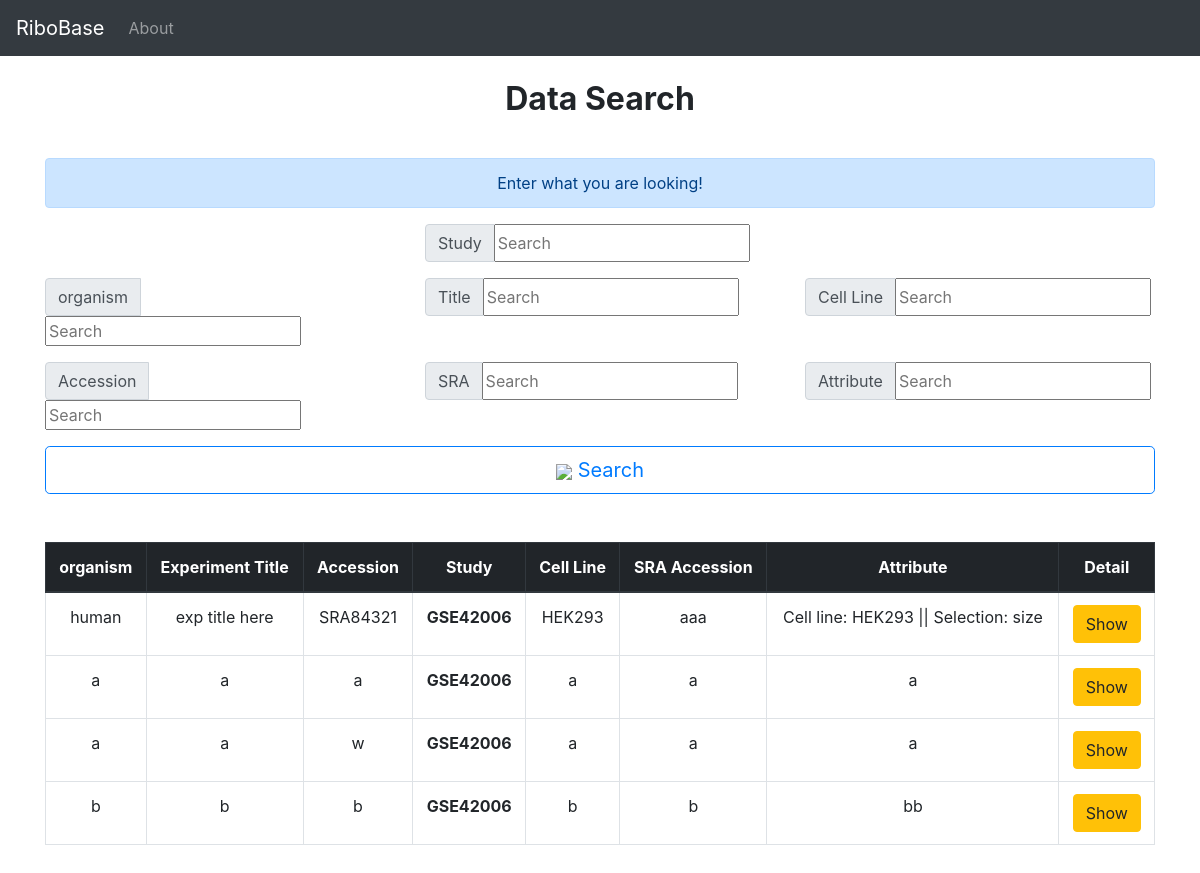
The page /DataSearch/ on the database its author committed.
### project/models.py (models this page shows, shortened)
class Experiment(models.Model):
    study = models.ForeignKey('Study',blank = False,on_delete = models.CASCADE,related_name="experiment")
    experiment_alias = models.CharField(max_length = 200,unique = True,blank = False)
    experiment_accession = models.CharField(max_length = 200,unique = True,blank = False)
    experiment_title = models.CharField(max_length = 200,blank = False)
    study_name = models.CharField(max_length = 200,blank = False)
    design_description = models.TextField(max_length = 200,blank = True)
    sample_accession = models.CharField(max_length = 200,blank = True)
    sample_attribute = models.TextField(max_length = 200,blank = True)
    library_strategy = models.CharField(max_length = 200,blank = True)
    library_layout = models.CharField(max_length = 200,blank = True)
    library_construction_protocol = models.TextField(max_length = 200,blank = True)
    platform = models.CharField(max_length = 200,blank = False)
    platform_parameters = models.CharField(max_length = 200,blank = False)
    xref_link = models.CharField(max_length = 200,blank = False)
    experiment_attribute = models.CharField(max_length = 200,blank = False)
    submission_accession = models.CharField(max_length = 200,blank = False)
    sradb_updated = models.CharField(max_length = 200,blank = False)
    organism = models.CharField(max_length = 200,blank = False)
    cell_line = models.CharField(max_length = 200,blank = False)
    experiment_file = models.FileField(blank = True,null = True)
    create_date = models.DateTimeField(auto_now_add = True)

class Study(models.Model):
    geo_accession = models.CharField( max_length = 50,unique = True,blank = False)
    study_accession = models.CharField(max_length = 50,unique = True,blank = False)
    study_title = models.CharField(max_length = 200,unique = False,blank = True)
    study_type = models.CharField(max_length = 100,unique = False,blank = True)
    study_abstract = models.TextField(blank = True)
    study_description = models.CharField(max_length = 200,unique = False,blank = True)
    xref_link = models.CharField(max_length = 200,unique = False,blank = True)
    submission_accession = models.CharField(max_length = 50,unique = False,blank = True)
    sradb_updated = models.CharField(max_length = 200,unique = False,blank = True)
    create_date = models.DateTimeField(auto_now_add = True)
    def __str__(self):
        return self.geo_accession

### project/views.py (the view)
# urls.py: path('DataSearch/',views.DataSearch,name="DataSearch"),
def DataSearch(request):
    keyword_Organism = request.GET.get("keyword_organism")
    keyword_Study = request.GET.get("keyword_study")
    keyword_Cell_line = request.GET.get("keyword_cell_line")
    keyword_Title = request.GET.get("keyword_experiment_title")
    keyword_Accession = request.GET.get("keyword_experiment_accession")
    keyword_sra = request.GET.get("keyword_sample_accession")
    keyword_Attribute = request.GET.get("keyword_experiment_attribute")
    if keyword_Organism:
        experiments = Experiment.objects.filter(organism__contains=keyword_Organism)
        return render(request,"DataSearch.html",{"experiments":experiments})
    if keyword_Study:
        study = Study.objects.get(geo_accession=keyword_Study)
        experiments = Experiment.objects.filter(study__geo_accession = study.geo_accession)
        return render(request,"DataSearch.html",{"experiments":experiments})
    if keyword_Cell_line:
        experiments = Experiment.objects.filter(cell_line__contains=keyword_Cell_line)
        return render(request,"DataSearch.html",{"experiments":experiments})
    if keyword_Title:
        experiments = Experiment.objects.filter(experiment_title__contains=keyword_Title)
        return render(request,"DataSearch.html",{"experiments":experiments})
    if keyword_Accession:
        experiments = Experiment.objects.filter(experiment_accession__contains=keyword_Accession)
        return render(request,"DataSearch.html",{"experiments":experiments})
    if keyword_sra:
        experiments = Experiment.objects.filter(sample_accession__contains=keyword_sra)
        return render(request,"DataSearch.html",{"experiments":experiments})
    if keyword_Attribute:
        experiments = Experiment.objects.filter(experiment_attribute__contains=keyword_Attribute)
        return render(request,"DataSearch.html",{"experiments":experiments})
    experiments_list = Experiment.objects.all()
    page = request.GET.get('page', 1)
    paginator = Paginator(experiments_list,50)
    try:
        experiments = paginator.page(page)
    except PageNotAnInteger:
        experiments = paginator.page(1)
    except EmptyPage:
        experiments = paginator.page(paginator.num_pages)
    return render(request,"DataSearch.html",{"experiments":experiments})

### templates/DataSearch.html (shortened to what this page needs)
{% extends "layout.html" %}
{% block body %}
<br>
<h2><center><p class="font-weight-bold">Data Search</p></center></h2>
<br>
<div class="alert alert-primary" role="alert">
  <center>Enter what you are looking!</center>
</div>
<form>
<div class="row">
  <div class="col-md-8 offset-md-4">
    <div class="input-group mb-3">
      <div class="input-group-prepend">
        <span class="input-group-text" id="inputGroup-sizing-default">Study</span>
      </div>
      <input type="text" name = "keyword_study" class="form-sm" placeholder="Search">
    </div>
  </div>
</div>
<div class="row">
  <div class="col-6 col-md-4">
    <div class="input-group mb-3">
      <div class="input-group-prepend">
        <span class="input-group-text" id="inputGroup-sizing-default">organism</span>
      </div>
      <input type="text" name = "keyword_organism" class="form-sm" placeholder="Search">
    </div>
  </div>
  <div class="col-6 col-md-4">
    <div class="input-group mb-3">
      <div class="input-group-prepend">
        <span class="input-group-text" id="inputGroup-sizing-default">Title</span>
      </div>
      <input type="text" name = "keyword_experiment_title" class="form-sm" placeholder="Search">
    </div>
  </div>
  <div class="col-6 col-md-4">
    <div class="input-group mb-3">
      <div class="input-group-prepend">
        <span class="input-group-text" id="inputGroup-sizing-default">Cell Line</span>
      </div>
      <input type="text" name = "keyword_cell_line" class="form-sm" placeholder="Search">
    </div>
  </div>
</div>
<div class="row">
  <div class="col-6 col-md-4">
    <div class="input-group mb-3">
      <div class="input-group-prepend">
        <span class="input-group-text" id="inputGroup-sizing-default">Accession</span>
      </div>
      <input type="text" name = "keyword_experiment_accession" class="form-sm" placeholder="Search">
    </div>
  </div>
  <div class="col-6 col-md-4">
    <div class="input-group mb-3">
      <div class="input-group-prepend">
        <span class="input-group-text" id="inputGroup-sizing-default">SRA</span>
      </div>
      <input type="text" name = "keyword_sample_accession" class="form-sm" placeholder="Search">
    </div>
  </div>
  <div class="col-6 col-md-4">
    <div class="input-group mb-3">
      <div class="input-group-prepend">
        <span class="input-group-text" id="inputGroup-sizing-default">Attribute</span>
      </div>
      <input type="text" name = "keyword_experiment_attribute" class="form-sm" placeholder="Search">
    </div>
  </div>
</div>
<button type = "submit" class="btn btn-outline-primary btn-lg btn-block"><img src="https://img.icons8.com/material-sharp/24/000000/search.png">  Search</button>
</form>
<br><br>
  <table class="table table-bordered table-hover">
    <thead class="thead-dark">
      <tr>
        <th scope="col"><center>organism</center></th>
        <th scope="col"><center>Experiment Title</center></th>
        <th scope="col"><center>Accession</center></th>
        <th scope="col"><center>Study</center></th>
        <th scope="col"><center>Cell Line</center></th>
        <th scope="col"><center>SRA Accession</center></th>
        <th scope="col"><center>Attribute</center></th>
        <th scope="col"><center>Detail</center></th>
      </tr>
    </thead>
    <tbody>
    {% if experiments %}
    {% for experiment in experiments %}
    <tr>
            <td><center>{{experiment.organism}}</center></td>
            <td><center>{{experiment.experiment_title}}</center></td>
            <td><center>{{experiment.experiment_accession}}</center></td>
            <th><center>{{experiment.study}}</center></th>
            <td><center>{{experiment.cell_line}}</center></td>
            <td><center>{{experiment.sample_accession}}</center></td>
            <td><center>{{experiment.experiment_attribute}}</center></td>
            <td><center><a href="/DataSearchPage/{{experiment.id}}" class ="btn btn-warning">Show</a></center></td>
        </tr>
      {% endfor %}
      {% else %}
      <div class="alert alert-danger"><center>No matching records found</center></div>
      <br><br><br>
      {% endif %}
    </tbody>
  </table>
  <br>
{% endblock body %}

### rows shown on the page
Experiment: organism "human", experiment_title "exp title here", experiment_accession "SRA84321", study "GSE42006", cell_line "HEK293", sample_accession "aaa", experiment_attribute "Cell line: HEK293 || Selection: size"
Experiment: organism "a", experiment_title "a", experiment_accession "a", study "GSE42006", cell_line "a", sample_accession "a", experiment_attribute "a"
Experiment: organism "a", experiment_title "a", experiment_accession "w", study "GSE42006", cell_line "a", sample_accession "a", experiment_attribute "a"
Experiment: organism "b", experiment_title "b", experiment_accession "b", study "GSE42006", cell_line "b", sample_accession "b", experiment_attribute "bb"
